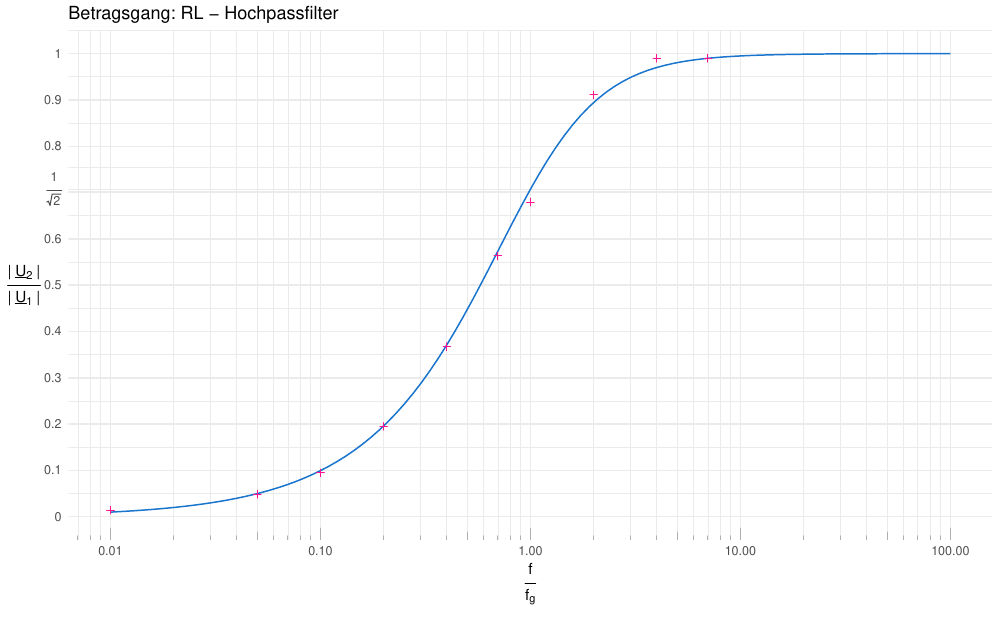

The R source for this figure:
# RL Hochpassfilter
library(ggplot2)

options(scipen=10000)

breaks       <- 10^(-10:10)
minor_breaks <- rep(1:9, 21)*(10^rep(-10:10, each=9))

ybreaks = c(0, 0.1, 0.2, 0.3, 0.4, 0.5, 0.6, 0.7, 1/sqrt(2), 0.8, 0.9, 1)
ylabels = c(0, 0.1, 0.2, 0.3, 0.4, 0.5, 0.6, "", bquote(over(1,sqrt(2))), 0.8, 0.9, 1)

output_width  <- 10
output_height <- output_width * 0.6180339887498948

data <- read.csv(file = "RL_HP.csv")

dataU1    <- data$u1
dataU2    <- data$u2
dataPhase <- data$phase
dataX     <- data$ffg
dataY     <- dataU2/dataU1
displaydata <- data.frame(x=dataX, y=dataY)


ylabel <- bquote( over( "|" ~ underline("U")[2] ~ "|"  , "|" ~ underline("U")[1] ~ "|") )
xlabel <- bquote( over( "f", "f"[g]))

rc_fun<- function(f) {1 / sqrt(1 + 1/(f)^2)}

pdf("RL_HP.pdf", width = output_width, height = output_height, )

####################################################################

p9 <- ggplot(displaydata, aes(dataX, dataY)) +

        theme_minimal() + # maybe theme_bw()

        ggtitle("Betragsgang: RL - Hochpassfilter") +

        stat_function(aes(color = "he world"), fun = rc_fun, colour = "dodgerblue3")+

        #geom_point(aes(colour = "red", shape="plus") , shape="plus") +
        geom_point(data=displaydata, shape ="plus", aes(color="Dataset2"), color = "deeppink1",  ) +

        #geom_point(aes(color = "Dataset1"), colour="deeppink1", shape="plus", size=2)+
        #geom_point(data = displaydata, aes(color="Dataset1"), colour="deeppink1", shape="plus", size=2) +

        theme(axis.title.y = element_text(angle = 0, vjust = .5)) +

        theme(
          legend.position = c(0.95, 0.95),
          legend.justification = c("right", "top")
        ) +

        xlab(xlabel)  +
        ylab(ylabel)    +

        scale_y_continuous(limits=c(0, 1), breaks = ybreaks, labels=ylabels) +
        scale_x_continuous(trans = "log10", breaks = breaks, minor_breaks = minor_breaks, limits=c(0.01, 100))+

        annotation_logticks(sides = "b", colour = "grey69", size = .333) # maybe remove


p9
